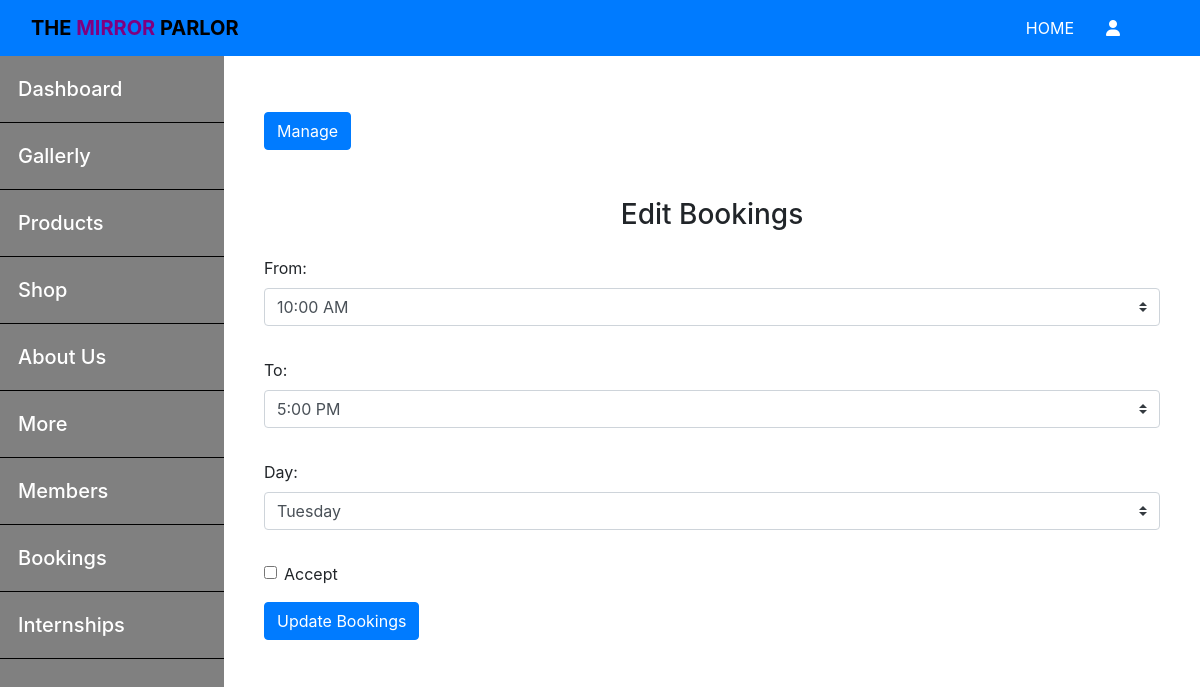
/admin/booking/editbooking.php?id=1, run on the app's committed database.
### tables this page shows
CREATE TABLE `customers` (
  `id` int(255) NOT NULL,
  `admin_id` int(255) NOT NULL,
  `user_id` int(255) NOT NULL,
  `gender` varchar(255) NOT NULL,
  `paid` varchar(255) NOT NULL,
  `county` varchar(255) NOT NULL,
  `service` varchar(255) NOT NULL,
  `add_service` varchar(255) NOT NULL,
  `fromm` varchar(255) NOT NULL,
  `too` varchar(255) NOT NULL,
  `day` varchar(255) NOT NULL,
  `kids` varchar(255) NOT NULL,
  `adult` varchar(255) NOT NULL,
  `seniors` varchar(255) NOT NULL,
  `activation` tinyint(4) NOT NULL
);

### app/database/db.php (called while the page is built, shortened)
<?php
    require('connect.php');
    function executeQuery($sql, $data){
        global $conn;
        $stml = $conn->prepare($sql);
        $types = array_values($data);
        $values = str_repeat('s', count($types));
        $stml->bind_param($values, ...$types);
        $stml->execute();
        return $stml;
    }
    function selectOne($table, $conditions){
        $sql = "SELECT * FROM $table";
        $i=0;
        foreach ($conditions as $key => $value) {
            if ($i === 0) {
                $sql = $sql . " WHERE $key = ?";
            }else {
                $sql = $sql . " AND $key = ?";
            }
            $i++;
        }
        $sql = $sql . " LIMIT 1";
        $stml = executeQuery($sql, $conditions);
        $records = $stml->get_result()->fetch_assoc();
        return $records;
    }

### app/controllers/customers.php (called while the page is built, shortened)
<?php
    include(ROOT_PATH . '/app/database/db.php');
    $table = 'customers';
    $activated = '';
    if (isset($_GET['id'])) {
        $user = selectOne($table, ['id' => $_GET['id']]);
        $from = $user['fromm'];
        $to = $user['too'];
        $day = $user['day'];
    }

### admin/booking/editbooking.php (the view, shortened to what this page needs)
<?php
  include(ROOT_PATH . '/app/controllers/customers.php');
?>
<!DOCTYPE html>
<html lang="en">
<head>
    <link rel="stylesheet" href="https://cdnjs.cloudflare.com/ajax/libs/bootstrap/4.6.1/css/bootstrap.min.css" />
    <link rel="stylesheet" href="https://cdnjs.cloudflare.com/ajax/libs/font-awesome/6.1.1/css/all.min.css" />
</head>
<body>
<?php include(ROOT_PATH . '/app/helpers/adminheader.php') ?>
   <div class="wrapper">
   <?php include(ROOT_PATH . '/app/helpers/adminsidebar.php') ?>
        <div class="mainbar">
            <span><a href="adminbooking.php" class="btn btn-primary mt-3 mb-5 text-white">Manage</a></span>
            <h3 class="text-center pb-3">Edit Bookings</h3>
            <form action="editbooking.php" method="post">
                <div class="mb-2">
                    <label for="from" class='form-label'>From:</label>
                    <select class="browser-default custom-select mb-4" name="fromm" id="select">
                        <option value="" disabled="" selected=""><?php echo $from ?></option>
                    </select>
                </div>
                <div class="mb-2">
                    <label for="from" class='form-label'>To:</label>
                    <select class="browser-default custom-select mb-4" name="too" id="select">
                        <option value="" disabled="" selected=""><?php echo $to ?></option>
                    </select>
                </div>
                <div class="mb-2">
                    <label for="from" class='form-label'>Day:</label>
                    <select class="browser-default custom-select mb-4" name="day"  id="select">
                        <option value="" disabled="" selected=""><?php echo $day ?></option>
                    </select>
                </div>
                <?php if(isset($activated) && $activated == 1): ?>
                    <div class="form-check mb-3">
                        <input class="form-check-input" type="checkbox" name='activation' checked>
                        Accept
                    </div>
                <?php else: ?>
                    <div class="form-check mb-3">
                        <input class="form-check-input" type="checkbox" name='activation'>
                        Accept
                    </div>
                <?php endif; ?>
                <button type='submit' name='btnEditBooking' class='btn btn-primary'>Update Bookings</button>
            </form>
        </div>
        </div>
</body>
</html>

### admin/booking/editbooking.php (style rules this page uses)
html, body { height: 100vh; padding: 0px; margin: 0px; }
.wrapper { display: flex; flex-direction: row; height: calc(100% - 105px); height: 100%; }
.mainbar { flex: 8; padding: 40px 40px 40px; height: 100%; overflow-y: scroll; }

### data on the page
customers: fromm "10:00 AM", too "5:00 PM", day "Tuesday"
